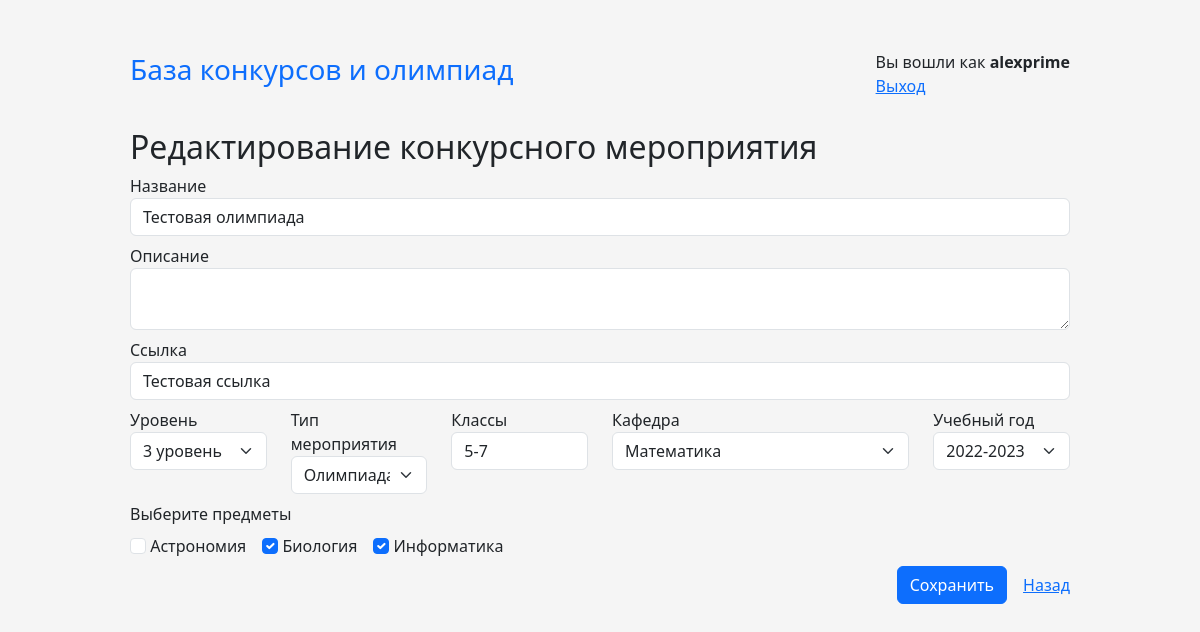
The page /edit_contest/1 (signed in) on the database its author committed.
### app/models.py (models this page shows)
class Contest(db.Model):
    id = db.Column(db.Integer, primary_key=True)
    title = db.Column(db.String(128))
    description = db.Column(db.Text)
    link = db.Column(db.String(128))
    level = db.Column(db.String(1))
    type = db.Column(db.String(32))
    grade = db.Column(db.String(12))
    group_id = db.Column(db.Integer, db.ForeignKey('group.id'))
    year_id = db.Column(db.Integer, db.ForeignKey('year.id'))
    stages = db.relationship('Stage', backref='contest', order_by="Stage.deadline")
    subjects = db.relationship('Subject', secondary=contest_subject, backref='contest')

class Subject(db.Model):
    id = db.Column(db.Integer, primary_key=True)
    name = db.Column(db.String(64))

### app/routes.py (the view)
@app.route("/edit_contest/<int:contest_id>", methods=("POST", "GET"))
@login_required
def edit_contest(contest_id):
    contest = Contest.query.get(contest_id)
    form = ContestForm(obj=contest)
    form.group.choices = [(g.id, g.title) for g in Group.query.all()]
    form.year.choices = [(y.id, y.title) for y in Year.query.all()]
    form.subjects.choices = [(s.id, s.name) for s in Subject.query.all()]
    if request.method == "POST":
        if form.validate_on_submit():
            contest.title = form.title.data
            contest.description = form.description.data
            contest.link = form.link.data
            contest.type = form.type.data
            contest.level = form.level.data
            contest.grade = form.grade.data
            contest.group_id = form.group.data
            contest.year_id = form.year.data
            contest.subjects = [sb for sb in Subject.query.all() if sb.id in form.subjects.data and sb.id not in contest.subjects]
            db.session.commit()
        return redirect(url_for('index'))
    else:
        form.group.data = contest.group.id
        form.subjects.data = [sb.id for sb in contest.subjects]
        return render_template("contest_edit.html", title="Редактирование конкурсного мероприятия",
                               btn_submit="Сохранить", form=form)

### app/forms.py
class ContestForm(FlaskForm):
    title = StringField('Название', validators=[DataRequired()])
    description = TextAreaField('Описание', validators=[Optional()])
    link = StringField('Ссылка', validators=[DataRequired()])
    level = SelectField('Уровень',
                        choices=[('1', '1 уровень'), ('2', '2 уровень'), ('3', '3 уровень'), ('-', 'Без уровня')])
    type = SelectField('Тип мероприятия',
                        choices=[('Олимпиада', 'Олимпиада'), ('Конкурс', 'Конкурс'), ('Соревнование', 'Соревнование'), ('Конференция', 'Конференция'), ('Другое', 'Другое')])
    group = SelectField('Кафедра', coerce=int)
    grade = StringField('Классы', validators=[Optional()])
    year = SelectField('Учебный год', coerce=int)
    subjects = MultiCheckboxField('Предметы', validators=[Optional()], coerce=int)
    submit = SubmitField(label=('Сохранить'))

### app/routes.py (called while the page is built)
def login_required(func):
    @functools.wraps(func)
    def secure_function(*args, **kwargs):
        if "username" not in session:
            return redirect(url_for("login", next=request.url))
        return func(*args, **kwargs)
    return secure_function

### app/templates/contest_edit.html (shortened to what this page needs)
{% extends 'index.html' %}
{% block content %}
<h2>{{title}}</h2>
<form method="post" >
  <div class="my-2">
    {{ form.title.label }}
    {{ form.title(class="form-control") }}
  </div>
  <div class="my-2">
    {{ form.description.label }}
    {{ form.description(class="form-control") }}
  </div>
  <div class="my-2">
    {{ form.link.label }}
    {{ form.link(class="form-control") }}
  </div>
  <div class="row">
    <div class="col-md">
      {{ form.level.label }}
      {{ form.level(class="form-select") }}
    </div>
    <div class="col-md">
      {{ form.type.label }}
      {{ form.type(class="form-select") }}
    </div>
    <div class="col-md">
      {{ form.grade.label }}
      {{ form.grade(class="form-control") }}
    </div>
    <div class="col-md-4">
      {{ form.group.label }}
      {{ form.group(class="form-select") }}
    </div>
    <div class="col-md">
      {{ form.year.label }}
      {{ form.year(class="form-select") }}
    </div>
  </div>
  <div class="my-2">Выберите предметы</div>
  <div class="my-2 d-flex">
    {% for sb in form.subjects %}
      <div class="me-3">
      {{ sb(class="form-check-input") }}
      {{ sb.label(class="form-check-label") }}
      </div>
    {% endfor %}
  </div>
  <div class="my-2 d-flex align-items-center">
    {{ form.submit(class="btn btn-primary ms-auto me-3", label="{{ btn_submit }}" )}}
    <a href={{ url_for('index') }}>Назад </a>
  </div>
</form>
{% endblock %}

### app/static/css/style.css (style rules this page uses)
body { display: flex; padding-top: 40px; padding-bottom: 40px; background-color: #f5f5f5; }

### rows shown on the page
Contest: title "Тестовая олимпиада", link "Тестовая ссылка", level "3 уровень", type "Олимпиада", grade "5-7", group "Математика", year "2022-2023"
Subject: label "Астрономия"
Subject: label "Биология"
Subject: label "Информатика"

### other values the page prints
{{ session['username'] }} "alexprime"
{{ title }} "Редактирование конкурсного мероприятия"
